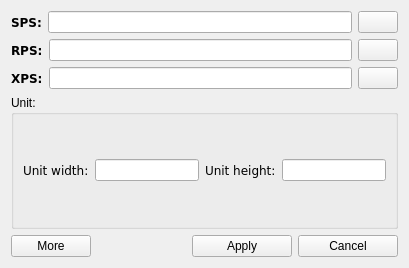
<?xml version="1.0" encoding="UTF-8"?>
<ui version="4.0">
 <class>OpenFile</class>
 <widget class="QWidget" name="OpenFile">
  <property name="windowModality">
   <enum>Qt::ApplicationModal</enum>
  </property>
  <property name="geometry">
   <rect>
    <x>0</x>
    <y>0</y>
    <width>409</width>
    <height>268</height>
   </rect>
  </property>
  <property name="windowTitle">
   <string>Open Files</string>
  </property>
  <property name="windowIcon">
   <iconset>
    <normaloff>images/folder.png</normaloff>images/folder.png</iconset>
  </property>
  <layout class="QGridLayout" name="gridLayout">
   <item row="0" column="0">
    <layout class="QHBoxLayout" name="horizontalLayout">
     <item>
      <widget class="QLabel" name="label">
       <property name="maximumSize">
        <size>
         <width>16777215</width>
         <height>20</height>
        </size>
       </property>
       <property name="font">
        <font>
         <family>Bitstream Vera Sans</family>
         <weight>75</weight>
         <bold>true</bold>
        </font>
       </property>
       <property name="text">
        <string>SPS:</string>
       </property>
      </widget>
     </item>
     <item>
      <widget class="QLineEdit" name="lineSFile">
       <property name="minimumSize">
        <size>
         <width>300</width>
         <height>0</height>
        </size>
       </property>
      </widget>
     </item>
     <item>
      <widget class="QPushButton" name="btnSFile">
       <property name="text">
        <string/>
       </property>
       <property name="icon">
        <iconset resource="image.qrc">
         <normaloff>:/new/prefix1/image/Nuvola_filesystems_folder_yellow_open.png</normaloff>:/new/prefix1/image/Nuvola_filesystems_folder_yellow_open.png</iconset>
       </property>
       <property name="iconSize">
        <size>
         <width>30</width>
         <height>30</height>
        </size>
       </property>
       <property name="shortcut">
        <string>F1</string>
       </property>
      </widget>
     </item>
    </layout>
   </item>
   <item row="1" column="0">
    <layout class="QHBoxLayout" name="horizontalLayout_2">
     <item>
      <widget class="QLabel" name="label_2">
       <property name="maximumSize">
        <size>
         <width>16777215</width>
         <height>20</height>
        </size>
       </property>
       <property name="font">
        <font>
         <family>Bitstream Vera Sans</family>
         <weight>75</weight>
         <bold>true</bold>
        </font>
       </property>
       <property name="text">
        <string>RPS:</string>
       </property>
      </widget>
     </item>
     <item>
      <widget class="QLineEdit" name="lineRFile"/>
     </item>
     <item>
      <widget class="QPushButton" name="btnRFile">
       <property name="text">
        <string/>
       </property>
       <property name="icon">
        <iconset resource="image.qrc">
         <normaloff>:/new/prefix1/image/Nuvola_filesystems_folder_blue_open.png</normaloff>:/new/prefix1/image/Nuvola_filesystems_folder_blue_open.png</iconset>
       </property>
       <property name="iconSize">
        <size>
         <width>30</width>
         <height>30</height>
        </size>
       </property>
      </widget>
     </item>
    </layout>
   </item>
   <item row="2" column="0">
    <layout class="QHBoxLayout" name="horizontalLayout_3">
     <item>
      <widget class="QLabel" name="label_3">
       <property name="maximumSize">
        <size>
         <width>16777215</width>
         <height>20</height>
        </size>
       </property>
       <property name="font">
        <font>
         <family>Bitstream Vera Sans</family>
         <weight>75</weight>
         <bold>true</bold>
        </font>
       </property>
       <property name="text">
        <string>XPS:</string>
       </property>
      </widget>
     </item>
     <item>
      <widget class="QLineEdit" name="lineXFile"/>
     </item>
     <item>
      <widget class="QPushButton" name="btnXFile">
       <property name="text">
        <string/>
       </property>
       <property name="icon">
        <iconset resource="image.qrc">
         <normaloff>:/new/prefix1/image/Nuvola_filesystems_folder_grey_open.png</normaloff>:/new/prefix1/image/Nuvola_filesystems_folder_grey_open.png</iconset>
       </property>
       <property name="iconSize">
        <size>
         <width>30</width>
         <height>30</height>
        </size>
       </property>
      </widget>
     </item>
    </layout>
   </item>
   <item row="3" column="0">
    <widget class="QGroupBox" name="groupUnit">
     <property name="title">
      <string>Unit:</string>
     </property>
     <layout class="QGridLayout" name="gridLayout_2">
      <item row="0" column="0">
       <layout class="QHBoxLayout" name="horizontalLayout_5">
        <item>
         <widget class="QLabel" name="label_4">
          <property name="font">
           <font>
            <family>Bitstream Vera Sans</family>
           </font>
          </property>
          <property name="text">
           <string>Unit width:</string>
          </property>
         </widget>
        </item>
        <item>
         <widget class="QLineEdit" name="lineSingleWid"/>
        </item>
        <item>
         <widget class="QLabel" name="label_5">
          <property name="font">
           <font>
            <family>Bitstream Vera Sans</family>
           </font>
          </property>
          <property name="text">
           <string>Unit height:</string>
          </property>
         </widget>
        </item>
        <item>
         <widget class="QLineEdit" name="lineSingleHei"/>
        </item>
       </layout>
      </item>
     </layout>
    </widget>
   </item>
   <item row="4" column="0">
    <layout class="QHBoxLayout" name="horizontalLayout_4">
     <item>
      <widget class="QPushButton" name="pushButton_2">
       <property name="text">
        <string>More</string>
       </property>
       <property name="checkable">
        <bool>true</bool>
       </property>
      </widget>
     </item>
     <item>
      <spacer name="horizontalSpacer">
       <property name="orientation">
        <enum>Qt::Horizontal</enum>
       </property>
       <property name="sizeHint" stdset="0">
        <size>
         <width>40</width>
         <height>20</height>
        </size>
       </property>
      </spacer>
     </item>
     <item>
      <widget class="QPushButton" name="btnOK">
       <property name="minimumSize">
        <size>
         <width>100</width>
         <height>0</height>
        </size>
       </property>
       <property name="maximumSize">
        <size>
         <width>100</width>
         <height>16777215</height>
        </size>
       </property>
       <property name="text">
        <string>Apply</string>
       </property>
       <property name="icon">
        <iconset resource="image.qrc">
         <normaloff>:/new/prefix1/image/Crystal_Clear_action_apply.png</normaloff>:/new/prefix1/image/Crystal_Clear_action_apply.png</iconset>
       </property>
       <property name="shortcut">
        <string>Return</string>
       </property>
      </widget>
     </item>
     <item>
      <widget class="QPushButton" name="pushButton">
       <property name="minimumSize">
        <size>
         <width>100</width>
         <height>0</height>
        </size>
       </property>
       <property name="maximumSize">
        <size>
         <width>100</width>
         <height>16777215</height>
        </size>
       </property>
       <property name="text">
        <string>Cancel</string>
       </property>
       <property name="icon">
        <iconset resource="image.qrc">
         <normaloff>:/new/prefix1/image/Crystal_Clear_action_button_cancel.png</normaloff>:/new/prefix1/image/Crystal_Clear_action_button_cancel.png</iconset>
       </property>
       <property name="shortcut">
        <string>Esc</string>
       </property>
      </widget>
     </item>
    </layout>
   </item>
  </layout>
 </widget>
 <tabstops>
  <tabstop>btnSFile</tabstop>
  <tabstop>btnRFile</tabstop>
  <tabstop>btnXFile</tabstop>
  <tabstop>btnOK</tabstop>
  <tabstop>pushButton</tabstop>
  <tabstop>lineSFile</tabstop>
  <tabstop>lineRFile</tabstop>
  <tabstop>lineXFile</tabstop>
 </tabstops>
 <resources>
  <include location="image.qrc"/>
 </resources>
 <connections>
  <connection>
   <sender>pushButton_2</sender>
   <signal>clicked(bool)</signal>
   <receiver>groupUnit</receiver>
   <slot>setVisible(bool)</slot>
   <hints>
    <hint type="sourcelabel">
     <x>51</x>
     <y>233</y>
    </hint>
    <hint type="destinationlabel">
     <x>86</x>
     <y>213</y>
    </hint>
   </hints>
  </connection>
 </connections>
</ui>
